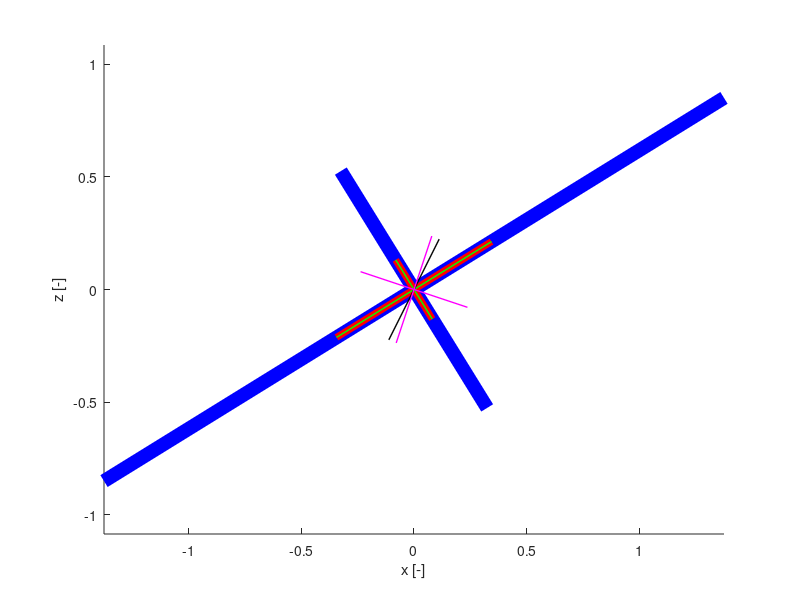

Write the MATLAB code that produced this figure.
function main
clear
close all

% Deformation gradient --- simple shear
gamma = 1;
Fxx   = 1;
Fxz   = gamma;
Fzx   = 0;
Fzz   = 1;

% Rotation matrix
theta = atan(gamma/2);
R     = [cos(theta) sin(theta); -sin(theta) cos(theta)];

% Director vector: initial orientation
Ndx = 0;  Ndz = 1;
N   = [Ndx; Ndz];
a0N = atan(Ndz/Ndx); % initial angle of vector

% Stress tensor: initial
sxx = 0;  sxz = 1;
szx = 1;  szz = 0;
S   = [sxx sxz; szx szz];
[v,e] = eig(S);
a0S = atan(v(2,2)/v(1,2)); % initial angle of vector

% Rotate vector
N   = R*N;
Ndx = N(1);
Ndz = N(2);

% Rotate stress vector: this is a passive rotation of the stress tensor
S   = R*S*R';
sxx = S(1,1);  sxz = S(1,2);
szx = S(2,1);  szz = S(2,2);

% Pre-process
F    = [Fxx Fxz; Fzx Fzz];
CG   = F'*F;
CGxx = CG(1,1); CGxz = CG(1,2);
CGzx = CG(2,1); CGzz = CG(2,2);

%% Strain tensor

%%%%%%%%%%%%%%%%%%%%%%%%%%%%%%%%%%%%%%%%%%%%%%%%%%%%%%%%%%%%%%%%%%%%%%%%%%%

% Thibault's version

% Stretch tensor = sqrt(CG)
[ U0xx,U0xz,U0zx,U0zz]  = Sqrt_2x2( CGxx, CGxz, CGzx, CGzz );
[e1,e2,Uxx,Uxz,Uzx,Uzz] = Eigs_2x2( U0xx, U0xz, U0zx, U0zz ); % strecth
[wxx,wxz,wzx,wzz]       =  Inv_2x2( U0xx, U0xz, U0zx, U0zz );
[rxx,rxz,rzx,rzz]       =  AxB_2x2( Fxx, Fxz, Fzx, Fzz, wxx, wxz, wzx, wzz );
[Uxx,Uxz,Uzx,Uzz]       =  AxB_2x2( rxx, rxz, rzx, rzz, Uxx, Uxz, Uzx, Uzz );
n                       = sqrt(Uxx.^2 + Uzx.^2);
v11                     = Uxx./n * e1;
v12                     = Uzx./n * e1;
n                       = sqrt(Uxz.^2 + Uzz.^2);
v21                     = Uxz./n * e2;
v22                     = Uzz./n * e2;

%%%%%%%%%%%%%%%%%%%%%%%%%%%%%%%%%%%%%%%%%%%%%%%%%%%%%%%%%%%%%%%%%%%%%%%%%%%

% Richard's version
CG      = [CGxx(1), CGxz(1); CGzx(1), CGzz(1) ];
F       = [ Fxx(1),  Fxz(1);  Fzx(1),  Fzz(1) ];
U0       = sqrtm(CG);
[UV,UE] = eigs(U0);
R       = F*inv(U0); % compute rotation
Urot    = R*UV;      % rotate
rv1     = Urot(:,2); % no more minus / no more flipud
rv2     = Urot(:,1);
rv1     = rv1 / sqrt( rv1(1)^2 + rv1(2)^2 ) * e2; % Normalise and scale vectors of Spitz
rv2     = rv2 / sqrt( rv2(1)^2 + rv2(2)^2 ) * e1; % Normalise and scale vectors of Spitz

%%%%%%%%%%%%%%%%%%%%%%%%%%%%%%%%%%%%%%%%%%%%%%%%%%%%%%%%%%%%%%%%%%%%%%%%%%%

% Marcel
angle  = 0.5*( atan( (2*( Fxx.*Fzx + Fxz.*Fzz)) ./ (Fxx.^2 + Fxz.^2 - Fzx.^2 - Fzz.^2 ) ) );
xell   = [ e1/4.*cos(angle) -e1/4.*cos(angle) e2/4.*cos(pi/2+angle) -e2/4.*cos(pi/2+angle)];
zell   = [ e1/4.*sin(angle) -e1/4.*sin(angle) e2/4.*sin(pi/2+angle) -e2/4.*sin(pi/2+angle)];
x1     = [0 + xell(1,1) 0 + xell(1,2)];
z1     = [0 + zell(1,1) 0 + zell(1,2)];
x2     = [0 + xell(1,3) 0 + xell(1,4)];
z2     = [0 + zell(1,3) 0 + zell(1,4)];

%% Stress tensor
[L1,L2,s11,s12,s21,s22] = Eigs_2x2( sxx, sxz, szx, szz );
%%%%%%%%%%%%%%%%%%%%%%%%%%%%%%%%%%%%%%%%%%%%%%%%%%%%%%%%%%%%%%%%%%%%%%%%%%%

% Differences in finite strain axis lengths
de         = e1 - e2;

% Check angles of finite strain vectors for simple shear
ang_ana1   = atan(2/gamma)/2            * 180/pi;
ang_mar    = angle(1,1)                 * 180/pi;
ang_ric    = atan(rv2(2)/rv2(1))        * 180/pi;
ang_tib    = atan(v12(1)/v11(1))        * 180/pi;

% Check angles for vector angle
ang_ana2   = (a0N  - atan(gamma/2)       ) * 180/pi;
ang_dir    = (       atan(Ndz(1)/Ndx(1)) ) * 180/pi;

% Check angles for sigma 1 vector angle
ang_ana3   = (a0S  - atan(gamma/2)      ) * 180/pi;
ang_s1     =-(      atan(s12(1)/s11(1)) ) * 180/pi;

fprintf('\nFinite strain - stretch:\n')
fprintf('e1 - e2:  %2.2f  error: %2.2e\n', de, abs(de - gamma))

fprintf('\nFinite strain - principal strain angle:\n')
fprintf('Marcel:   %2.2f  error: %2.2e\n', ang_mar, abs(ang_mar - ang_ana1))
fprintf('Richard:  %2.2f  error: %2.2e\n', ang_mar, abs(ang_ric - ang_ana1))
fprintf('Thibault: %2.2f  error: %2.2e\n', ang_mar, abs(ang_tib - ang_ana1))

fprintf('\nDirector vector  angle:\n')
fprintf('Angle:   %2.2f  error: %2.2e\n', ang_dir, abs(ang_dir - ang_ana2))

fprintf('\nStress - principal stress angle:\n')
fprintf('Angle:   %2.2f  error: %2.2e\n', ang_s1 , abs(ang_s1 - ang_ana3))
 
%%%%%%%%%%%%%%%%%%%%%%%%%%%%%%%%%%%%%%%%%%%%%%%%%%%%%%%%%%%%%%%%%%%%%%%%%%%

figure(1), hold on

% Plot Richard ellipse
quiver( 0, 0,  rv1(1), rv1(2), 0.25,'b','Autoscale','off',  'LineWidth', 10, 'ShowArrowHead','off' )
quiver( 0, 0,  rv2(1), rv2(2), 0.25,'b','Autoscale','off',  'LineWidth', 10, 'ShowArrowHead','off' )
quiver( 0, 0, -rv1(1), -rv1(2), 0.25,'b','Autoscale','off',  'LineWidth', 10, 'ShowArrowHead','off' )
quiver( 0, 0, -rv2(1), -rv2(2), 0.25,'b','Autoscale','off',  'LineWidth', 10, 'ShowArrowHead','off' )

% Plot Marcel ellipse
plot(x1,z1, '-r', 'LineWidth', 5 )
plot(x2,z2, '-r', 'LineWidth', 5)

% Plot Thibault ellipse
quiver( 0, 0,      v11,      v12,  0.25, 'g', 'Autoscale', 'on',  'LineWidth', 1, 'ShowArrowHead','off')
quiver( 0, 0,     -v11,     -v12,  0.25, 'g', 'Autoscale', 'on',  'LineWidth', 1, 'ShowArrowHead','off')
quiver( 0, 0,      v21,      v22,  0.25, 'g', 'Autoscale', 'on',  'LineWidth', 1, 'ShowArrowHead','off')
quiver( 0, 0,     -v21,     -v22,  0.25, 'g', 'Autoscale', 'on',  'LineWidth', 1, 'ShowArrowHead','off')

% plot vector
quiver( 0, 0,      Ndx,      Ndz,  0.25, 'k', 'Autoscale', 'on',  'LineWidth', 1, 'ShowArrowHead','off')
quiver( 0, 0,     -Ndx,     -Ndz,  0.25, 'k', 'Autoscale', 'on',  'LineWidth', 1, 'ShowArrowHead','off')

% plot stress ellipse
quiver( 0, 0,      s11,      s12,  0.25, 'm', 'Autoscale', 'on',  'LineWidth', 1, 'ShowArrowHead','off')
quiver( 0, 0,     -s11,     -s12,  0.25, 'm', 'Autoscale', 'on',  'LineWidth', 1, 'ShowArrowHead','off')
quiver( 0, 0,      s21,      s22,  0.25, 'm', 'Autoscale', 'on',  'LineWidth', 1, 'ShowArrowHead','off')
quiver( 0, 0,     -s21,     -s22,  0.25, 'm', 'Autoscale', 'on',  'LineWidth', 1, 'ShowArrowHead','off')

axis equal xy, xlabel('x [-]'), ylabel('z [-]')

end

function  [aixx,aizx,aixz,aizz] = Inv_2x2( axx, axz, azx, azz )
Det  = axx(:).*azz(:) - axz(:).*azx(:);
aixx = 1./Det .*azz;
aixz =-1./Det .*axz;
aizx =-1./Det .*azx;
aizz = 1./Det .*axx;
end

function [c11,c12,c21,c22] =  AxB_2x2( a11, a12, a21, a22, b11,b12,b21,b22 )
c11 = a11.*b11 + a12.*b21;
c12 = a11.*b12 + a12.*b22;
c21 = a21.*b11 + a22.*b21;
c22 = a21.*b12 + a22.*b22;
end

function [b11,b12,b21,b22] =  Sqrt_2x2( a11, a12, a21, a22 )
Tr  = a11(:) + a22(:);
Det = a11(:).*a22(:) - a12(:).*a21(:);
s   = sqrt(Det);
t   = sqrt(Tr + 2*s);
b11 = 1/t*(a11 + s);
b12 = 1/t*a12;
b21 = 1/t*a21;
b22 = 1/t*(a22 + s);
end

function  [L1,L2,s11,s21,s12,s22] = Eigs_2x2( axx, axz, azx, azz )
% Eigenvalues
Tr   = axx(:) + azz(:);
Det  = axx(:).*azz(:) - axz(:).*azx(:);
L1   = Tr./2 + sqrt( Tr.^2/4 - Det );
L2   = Tr./2 - sqrt( Tr.^2/4 - Det );

% Extract principal strain axis 2 -- finite strain
a22 = azz(:) - L2;
a21 = azx(:);
alp = (a22./a21);    % should be correct for a normal basis vector
s11 = ones(size(a21)) .* 1./sqrt(alp.^2+1) .* L2;
s12 = alp             .* s11;
s11 = reshape(s11,1,1)'; s11 = s11(1:1:size(s11,1), 1:1:size(s11,2));
s12 = reshape(s12,1,1)'; s12 = s12(1:1:size(s12,1), 1:1:size(s12,2));

% Extract principal strain axis 2 -- finite strain
a22 = azz(:) - L1;
a21 = azx(:);
alp = (a22./a21);    % should be correct for a normal basis vector
s21 = ones(size(a21)) .* 1./sqrt(alp.^2+1) .* L1;
s22 = alp             .* s21;
s21 = reshape(s21,1,1)'; s21 = s21(1:1:size(s21,1), 1:1:size(s21,2));
s22 = reshape(s22,1,1)'; s22 = s22(1:1:size(s22,1), 1:1:size(s22,2));
end